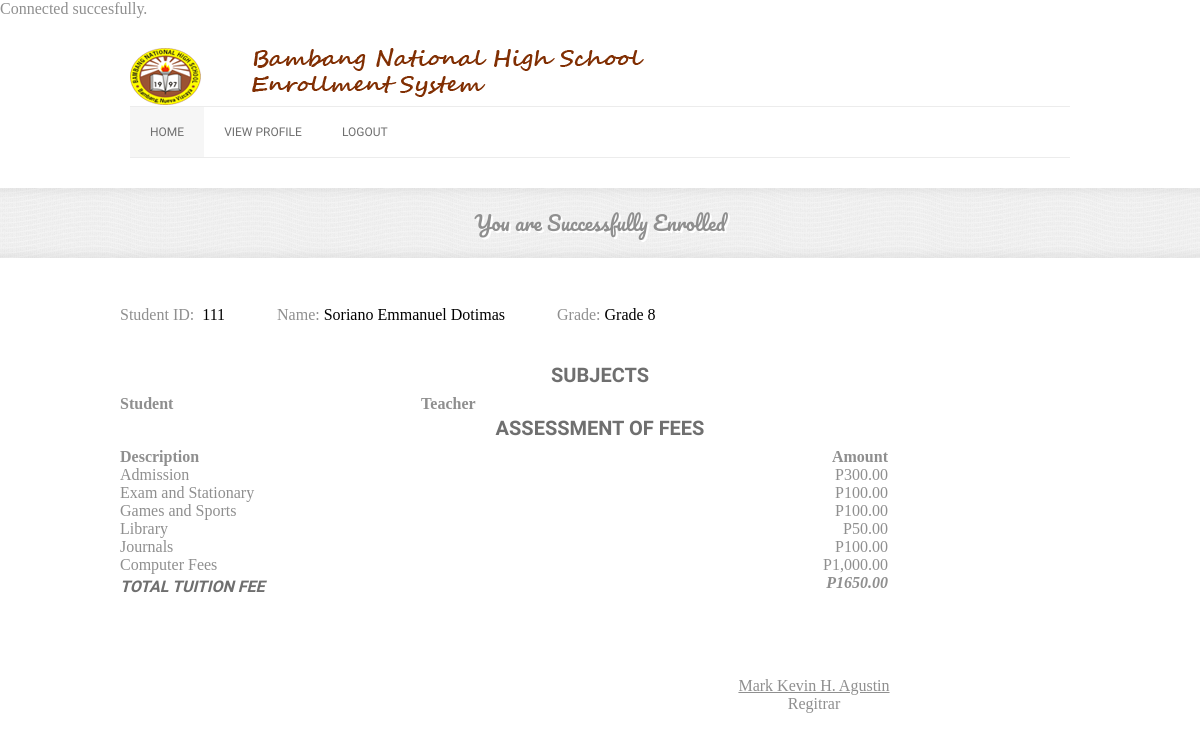
Page /web/grade12sub.php (signed in) on the earlier database version.
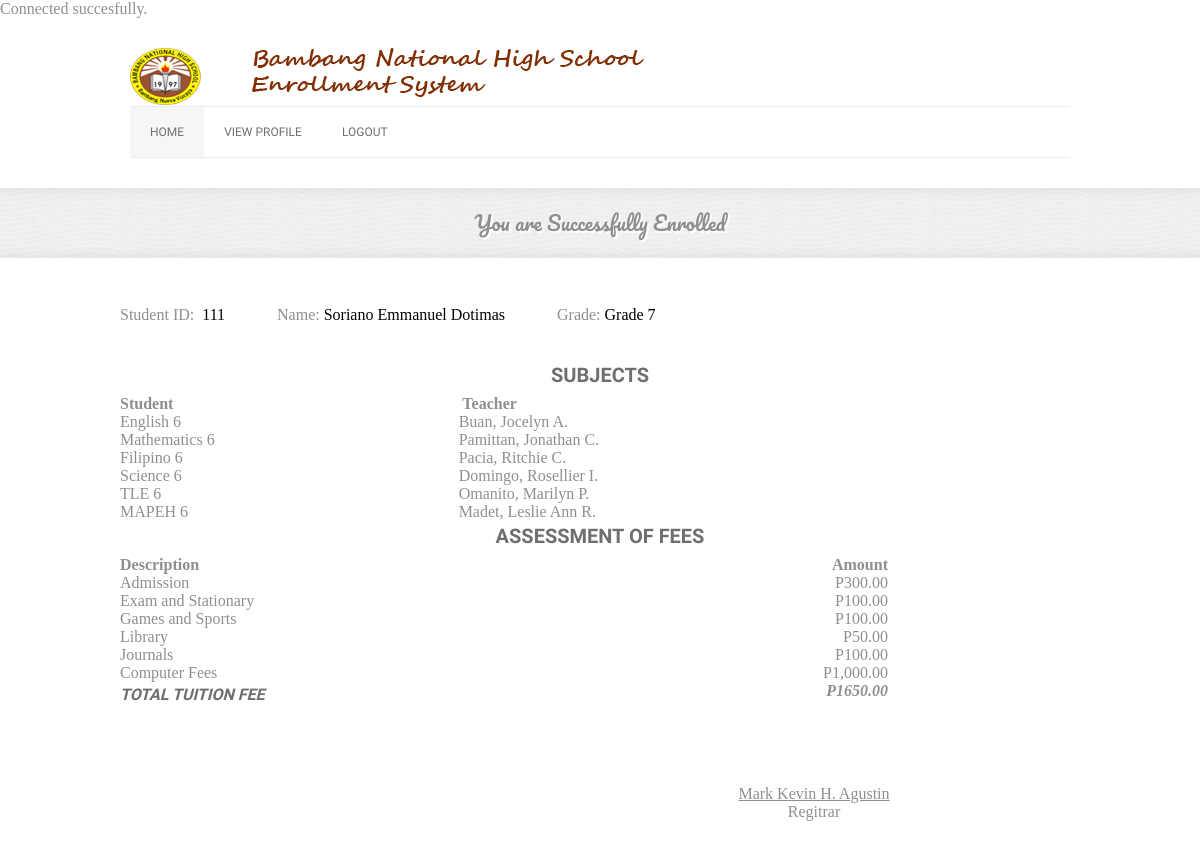
Same page on the later database version.
### tables this page shows
CREATE TABLE `tblprereg` (
  `userID` int(11) NOT NULL AUTO_INCREMENT,
  `username` varchar(50) DEFAULT NULL,
  `password` varbinary(250) DEFAULT NULL,
  `YearLevel` varchar(100) DEFAULT NULL,
  `Status` varchar(100) DEFAULT NULL,
  `SchoolYear` varchar(100) DEFAULT NULL,
  `Student_ID` varchar(10) DEFAULT NULL,
  `Lastname` varchar(100) DEFAULT NULL,
  `Firstname` varchar(100) DEFAULT NULL,
  `Middlename` varchar(100) DEFAULT NULL,
  `Gender` varchar(10) DEFAULT NULL,
  `BirthDate` varchar(100) DEFAULT NULL,
  `Age` varchar(3) DEFAULT NULL,
  `BirthPlace` varchar(300) DEFAULT NULL,
  `Religion` varchar(100) DEFAULT NULL,
  `Email` varchar(100) DEFAULT NULL,
  `Address` varchar(300) DEFAULT NULL,
  `Guardian` varchar(100) DEFAULT NULL,
  `Relationship` varchar(100) DEFAULT NULL,
  `Emergency` varchar(100) DEFAULT NULL,
  `ERelationship` varchar(100) DEFAULT NULL,
  `EAddress` varchar(300) DEFAULT NULL,
  `CPnumber` varchar(15) DEFAULT NULL,
  PRIMARY KEY (`userID`)
);

CREATE TABLE `tblsubjects` (
  `RecNo` bigint(10) NOT NULL AUTO_INCREMENT,
  `Level` varchar(100) DEFAULT NULL,
  `Subject` varchar(100) DEFAULT NULL,
  `Teacher` varchar(100) DEFAULT NULL,
  PRIMARY KEY (`RecNo`)
);

### web/codecall/fuckphp.php (called while the page is built, shortened)
<?php
function dbConnect (){
 	$conn =	null;
 	$host = 'db4free.net';
 	$db = 	'codecalltut';
 	$user = 'bnhs';
 	$pwd = 	'123456';
	try {
	   	$conn = new PDO('mysql:host='.$host.';dbname='.$db, $user, $pwd);
	}
	catch (PDOException $e) {
		echo '<p>Cannot connect to database !!</p>';
		echo '<p>'.$e.'</p>';
	    exit;
	}
	return $conn;
}
	$conn = dbConnect();
	if (isset($_SESSION['uname'])) {
		$uname = $_SESSION['uname'];
		$sql = "SELECT * FROM tblprereg WHERE username ='" . $uname . "';";
		$stmt = $conn->prepare($sql);
		$results = $stmt->execute();
		$rows = $stmt->fetchAll();
	}
 ?>

### web/viewing_fucntion.php (called while the page is built, shortened)
<?php
	require_once 'codecall/fuckphp.php';
	if (isset($_SESSION['uname'])) {
		$uname = $_SESSION['uname'];
		$sql = "SELECT * FROM tblprereg WHERE username ='" . $uname . "';";
		$stmt = $conn->prepare($sql);
		$results = $stmt->execute();
		$rows = $stmt->fetchAll();
	}
	if(empty($rows)) {
		echo "<tr>";
			echo "<td colspan='4'>There were no records</td>";
		echo "</tr>";
	}
	else {
		foreach ($rows as $row) {
		$level=$row['YearLevel'];
		$studentid=$row['Student_ID'];
		$lastname=$row['Lastname'];
		$firstname=$row['Firstname'];
		$middlename=$row['Middlename'];
		}
	}
?>

### web/grade12sub.php (the view, shortened to what the changed rows need)
<?php
require_once 'viewing_fucntion.php';
?>
<!DOCTYPE html>
<head>
    <link rel="stylesheet" href="css/960_12_col.css" media="screen" />
    <link rel="stylesheet" href="css/reset.css" media="screen" />
    <link rel="stylesheet" href="css/style.css" media="screen" />
    <link rel="stylesheet" href="css/anythingslider.css">
    <link rel="stylesheet" title="activestyle" href="css/default-blue.css" media="screen" />
</head>
<body>
        <section id="page-title">
            <center><h1>You are Successfully Enrolled</h1></center>
        </section>
    <section id="content-wrapper">
	<div class="container">
<br>
<form name="myform" action="oldstudents.php" method="get" onsubmit="return validateForm()">
<div class="form-group">
Student  ID: &nbsp;<font color="black"><?php echo $studentid ?></font>&nbsp;&nbsp;&nbsp;&nbsp;&nbsp;&nbsp;&nbsp;&nbsp;&nbsp;&nbsp;&nbsp;&nbsp;
Name:&nbsp;<font color="black"><?php echo $lastname?> <?php echo $firstname?> <?php echo $middlename?></font>&nbsp;&nbsp;&nbsp;&nbsp;&nbsp;&nbsp;&nbsp;&nbsp;&nbsp;&nbsp;&nbsp;&nbsp;
Grade: <font color="black"><?php echo $level?></font>
          </div>
    <section id="content-wrapper">
<div class="container">
		<br><br><center><h2><strong>SUBJECTS</strong></h2></center>
      <div class="row">
                <table class="table table-striped table-bordered">
                  <thead>
                    <tr>
                      <tr>  <td style="text-align:left"><b>Student</b></td>
					<td style="text-align:left"></td>
                    </tr>
                  <tbody>
                  <?php
                   $pdo = Database::connect();
                    $sql = "SELECT * FROM tblsubjects WHERE Level= 'Grade 12'";
                   foreach ($pdo->query($sql) as $row) {
                            echo '<tr>';
							echo '<td>'. $row['Subject'] . '</td>';
							echo '<td style="text-align:left">&nbsp&nbsp;&nbsp&nbsp;&nbsp&nbsp;&nbsp&nbsp;&nbsp&nbsp;&nbsp&nbsp;
							&nbsp&nbsp;&nbsp&nbsp;&nbsp&nbsp;&nbsp&nbsp;&nbsp&nbsp;&nbsp&nbsp;&nbsp&nbsp;&nbsp&nbsp;&nbsp&nbsp;
							&nbsp&nbsp;&nbsp&nbsp;&nbsp&nbsp;&nbsp&nbsp;&nbsp&nbsp;&nbsp&nbsp;&nbsp&nbsp;&nbsp&nbsp;&nbsp&nbsp;
							&nbsp&nbsp;&nbsp&nbsp;&nbsp&nbsp;&nbsp&nbsp;&nbsp&nbsp;'. $row['Teacher'] . '</td>';
							echo '</tr>';
                   }
                  ?>
                  </tbody>
            </table>
			<center><h2><strong>Assessment of Fees</strong></h2></center>
	<table style="width:80%">
	 <tr>
    <th style="text-align:left"><b>Description</b></th>
    <th style="text-align:right"><b>Amount</b></th>
  </tr>
</table>
        </div>
    </section>
<br>
<br>
<br>
<br>
</body>
</html>

Differences in the rows shown:
changed tblprereg "Soriano": YearLevel "Grade 8" → "Grade 7"
added tblsubjects: Subject "English 6", Teacher "Buan, Jocelyn A."
added tblsubjects: Subject "Mathematics 6", Teacher "Pamittan, Jonathan C."
added tblsubjects: Subject "Filipino 6", Teacher "Pacia, Ritchie C."
added tblsubjects: Subject "Science 6", Teacher "Domingo, Rosellier I."
added tblsubjects: Subject "TLE 6", Teacher "Omanito, Marilyn P."
added tblsubjects: Subject "MAPEH 6", Teacher "Madet, Leslie Ann R."
